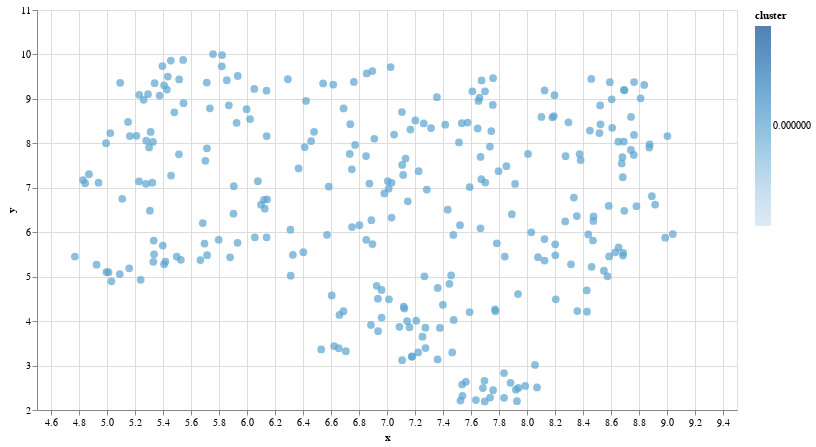

The cell this chart's notebook holds for it:
### Code cell
# Plot
chart = alt.Chart(df_explore).mark_circle(size=60).encode(
    x=#'x',
    alt.X('x',
        scale=alt.Scale(zero=False)
    ),
    y=
    alt.Y('y',
        scale=alt.Scale(zero=False)
    ),
    color='cluster',
    tooltip=['content']
).properties(
    width=700,
    height=400
)
chart.interactive()

### Figure 1 — Vega-Lite specification as saved in the notebook (floating-point values rounded to 4 significant figures; data arrays with more than 128 entries replaced by an {"elided": "..."} marker saying what was removed)
{"config": {"view": {"continuousWidth": 300, "continuousHeight": 300}}, "data": {"name": "data-cced56b743aeeb5274fd6a5e671c756f"}, "mark": {"type": "circle", "size": 60}, "encoding": {"color": {"field": "cluster", "type": "quantitative"}, "tooltip": [{"field": "content", "type": "nominal"}], "x": {"field": "x", "scale": {"zero": false}, "type": "quantitative"}, "y": {"field": "y", "scale": {"zero": false}, "type": "quantitative"}}, "height": 400, "params": [{"name": "param_4", "select": {"type": "interval", "encodings": ["x", "y"]}, "bind": "scales"}], "width": 700, "$schema": "https://vega.github.io/schema/vega-lite/v5.16.3.json", "datasets": {"data-cced56b743aeeb5274fd6a5e671c756f": {"elided": "287 records"}}}
